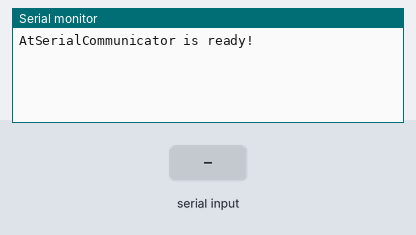
A sketch run on a simulated Arduino Mega 2560, built with avr-gcc and run on an emulated ATmega2560. On the bench: the last lines printed to the serial monitor. The inputs (shaded band) are chosen by the test bench.

Above: at 2.2 s.
2.3 s: "1\n" received over Serial
At 3.4 s:
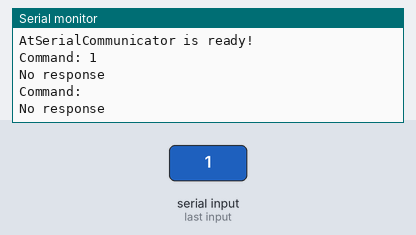
3.9 s: "0\n" received over Serial
At 4.08 s:
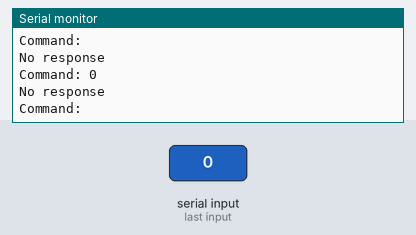

Measured:
- after the input at 2.3 s, the serial monitor: prints a new line at once (image 1)
- after the input at 3.9 s, the serial monitor: prints a new line at once (image 2)

The sketch:

AtSerialCommunicator.ino
```cpp
void setup() {
  Serial.begin(9600);
  Serial1.begin(9600);

  delay(1000);
  Serial.println("AtSerialCommunicator is ready!");
  Serial.println();
}

char* readDataFromSerial();
char* removeNlCr(char*, int);
char* addNlCr(char*, int);
char* sendAtCommand(char*);

void loop() {

  char* serialInput = readDataFromSerial();
   if(serialInput) {
      Serial.print("Command: ");
      Serial.println(serialInput);
      char* atResponse = sendAtCommand(serialInput);
      if(atResponse) {
        Serial.println(atResponse);
        free(atResponse);
      } else {
        Serial.println("No response");
        Serial.println();
      }

      free(serialInput);
   }
}

char* readDataFromSerial() {
  int availableSize = Serial.available();
  if(availableSize) {
    char* data = (char*) calloc(availableSize, sizeof(char));
    if(data) {
      Serial.readBytes(data, availableSize);
      return removeNlCr(data, availableSize);
    } else {
      Serial.println("readDataFromSerial() -> cannot allocate space");
      return NULL;
    }
  }

  return NULL;
}

char* removeNlCr(char* data, int size) {
  if(size >= 2) {
        if(data[size - 2] == '\r' && data[size - 1] == '\n') {
          data = (char*) realloc(data, (size - 1) * sizeof(char));
          data[size - 2] = '\0';
        } else if(data[size - 1] == '\n' || data[size - 1] == '\r') {
          data[size - 1] = '\0';
        } else {
          data = (char*) realloc(data, (size + 1) * sizeof(char));
          data[size] = '\0';
        }
   } else {
     if(data[size - 1] == '\n' || data[size - 1] == '\r') {
       data[size - 1] = '\0';
     } else {
       data = (char*) realloc(data, (size + 1) * sizeof(char));
       data[size] = '\0';
     }
  }

  return data;
}

char* sendAtCommand(char* command) {
  Serial1.write(addNlCr(command, strlen(command)), strlen(command) + 2);  // +2 - NL and CR
  delay(100);

  int availableSize = Serial1.available();
  if(availableSize) {
    char* response = (char*) calloc(availableSize + 1, sizeof(char));
    if(response) {
      Serial1.readBytes(response, availableSize);
      response[availableSize] = '\0';
      return response;
    } else {
      Serial.println("sendAtCommand(char*) -> cannot allocate space");
      return NULL;
    }
  }

  return NULL;
}

char* addNlCr(char* data, int size) {
  data = (char*) realloc(data, (size + 2) * sizeof(char));

  data[size]      = '\r';
  data[size + 1]  = '\n';

  return data;
}
```
